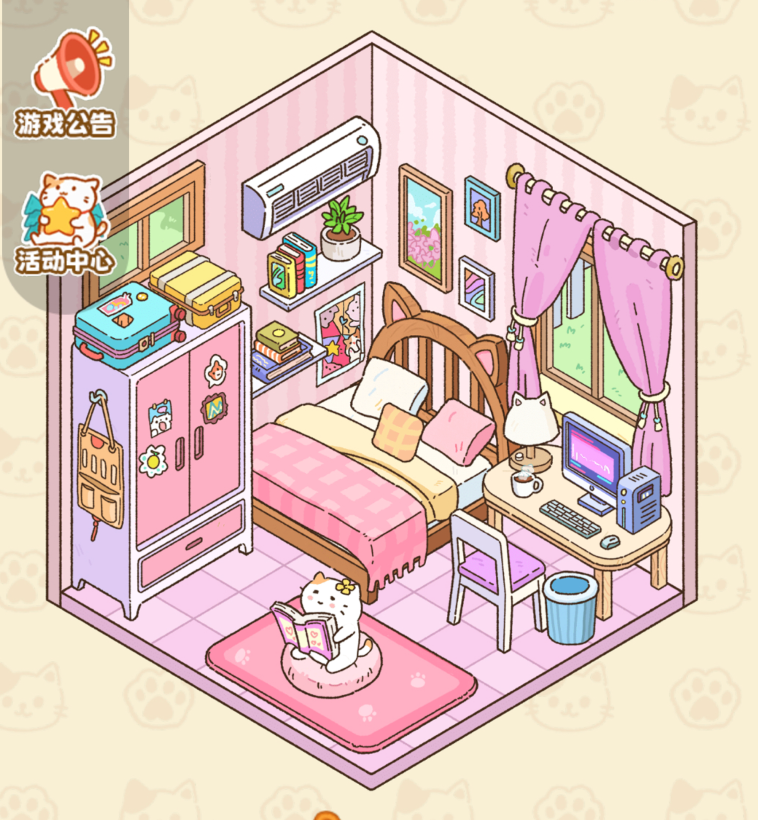
#> input picture scene_library/global_reference_library/scene_style_references/scene_style_75ebb0412b2e/media/scene_style_image_cf91b443e683.png, 758 x 820 px; its folder holds only this picture in this run
$ python -i codex_postprocess.py   (imports and definitions only)
#> lines starting #> are read from the running program, lines starting #| are printed output that depends on the picture
from __future__ import annotations

import hashlib
import math
import os
from collections import Counter
from dataclasses import dataclass
from pathlib import Path
from uuid import uuid4

import numpy as np
from PIL import Image
from skimage.measure import label, regionprops
from skimage.morphology import binary_dilation, remove_small_objects

CHROMA_KEY_CANDIDATES: tuple[tuple[int, int, int], ...] = (
    (0, 255, 0),
    (255, 0, 255),
    (0, 255, 255),
    (255, 0, 0),
)
CODEX_FINAL_OUTPUT_PADDING_PX = 64
CODEX_FINAL_FOREGROUND_ALPHA_THRESHOLD = 48
CODEX_FINAL_MIN_COMPONENT_AREA_PX = 16
CODEX_FINAL_COMPONENT_AREA_RATIO = 0.001
CODEX_FINAL_REMOVED_AREA_WARNING_RATIO = 0.01
CODEX_FINAL_REMOVED_COMPONENT_WARNING_COUNT = 10
CODEX_FINAL_RETAINED_COMPONENT_WARNING_COUNT = 8


@dataclass(frozen=True)
class SubjectAlphaCleanup:
    image: Image.Image
    raw_foreground_bbox: tuple[int, int, int, int] | None
    cleaned_foreground_bbox: tuple[int, int, int, int] | None
    retained_component_count: int
    retained_component_area: int
    removed_component_count: int
    removed_component_area: int
    warnings: tuple[str, ...]


# [94 lines left out: functions choose_chroma_key, finalize_codex_raw_output, promote_codex_final_candidate, _nearest_color_distance, _remove_chroma_key, not called in this run]


def _clean_subject_alpha(image: Image.Image) -> SubjectAlphaCleanup:
    alpha = np.array(image.getchannel("A"), dtype=np.uint8)
    seed_mask = alpha >= CODEX_FINAL_FOREGROUND_ALPHA_THRESHOLD
    raw_bbox = _mask_bbox(seed_mask)
    if raw_bbox is None:
        cleaned = image.copy()
        cleaned.putalpha(Image.new("L", image.size, 0))
        return SubjectAlphaCleanup(
            image=cleaned,
            raw_foreground_bbox=None,
            cleaned_foreground_bbox=None,
            retained_component_count=0,
            retained_component_area=0,
            removed_component_count=0,
            removed_component_area=0,
            warnings=(),
        )

    labeled = label(seed_mask, connectivity=2)
    components = regionprops(labeled)
    largest_area = max(int(component.area) for component in components)
    min_component_area = max(
        CODEX_FINAL_MIN_COMPONENT_AREA_PX,
        round(largest_area * CODEX_FINAL_COMPONENT_AREA_RATIO),
    )
    retained_labels = {
        component.label
        for component in components
        if int(component.area) >= min_component_area
    }
    retained_seed = remove_small_objects(seed_mask, min_size=min_component_area, connectivity=2)
    removed_components = [
        component
        for component in components
        if component.label not in retained_labels
    ]
    removed_area = sum(int(component.area) for component in removed_components)
    retained_area = sum(
        int(component.area)
        for component in components
        if component.label in retained_labels
    )
    if retained_area <= 0:
        subject_mask = np.zeros(alpha.shape, dtype=bool)
    else:
        # WHY: seed mask 用较高 alpha 排除背景噪点，但主体边缘的抗锯齿可能低于阈值。
        # 对保留组件膨胀 1px 后再和原始 alpha 相交，可以只带回贴近主体的透明边缘。
        subject_mask = (
            binary_dilation(retained_seed, footprint=np.ones((3, 3), dtype=bool))
            & (alpha > 0)
        )

    cleaned_alpha = np.where(subject_mask, alpha, 0).astype(np.uint8)
    cleaned = image.copy()
    cleaned.putalpha(Image.fromarray(cleaned_alpha))
    cleaned_bbox = _mask_bbox(subject_mask)
    warnings = _postprocess_warnings(
        removed_component_count=len(removed_components),
        removed_component_area=removed_area,
        retained_component_count=len(retained_labels),
        retained_component_area=retained_area,
    )
    return SubjectAlphaCleanup(
        image=cleaned,
        raw_foreground_bbox=raw_bbox,
        cleaned_foreground_bbox=cleaned_bbox,
        retained_component_count=len(retained_labels),
        retained_component_area=retained_area,
        removed_component_count=len(removed_components),
        removed_component_area=removed_area,
        warnings=warnings,
    )


# [31 lines left out: functions _mask_bbox, _postprocess_warnings, not called in this run]


def _bbox_list(bbox: tuple[int, int, int, int] | None) -> list[int]:
    return list(bbox) if bbox else []


# [77 lines left out: functions _padded_bbox, _crop_with_transparent_margin, _dominant_border_color, _despill, not called in this run]


def _color_distance(left: tuple[int, int, int], right: tuple[int, int, int]) -> float:
    return math.sqrt(sum((left[index] - right[index]) ** 2 for index in range(3)))


# [6 lines left out: function _sha256_file, not called in this run]

>>> import cv2
>>> picture = cv2.imread('../../scene_library/global_reference_library/scene_style_references/scene_style_75ebb0412b2e/media/scene_style_image_cf91b443e683.png', cv2.IMREAD_GRAYSCALE)
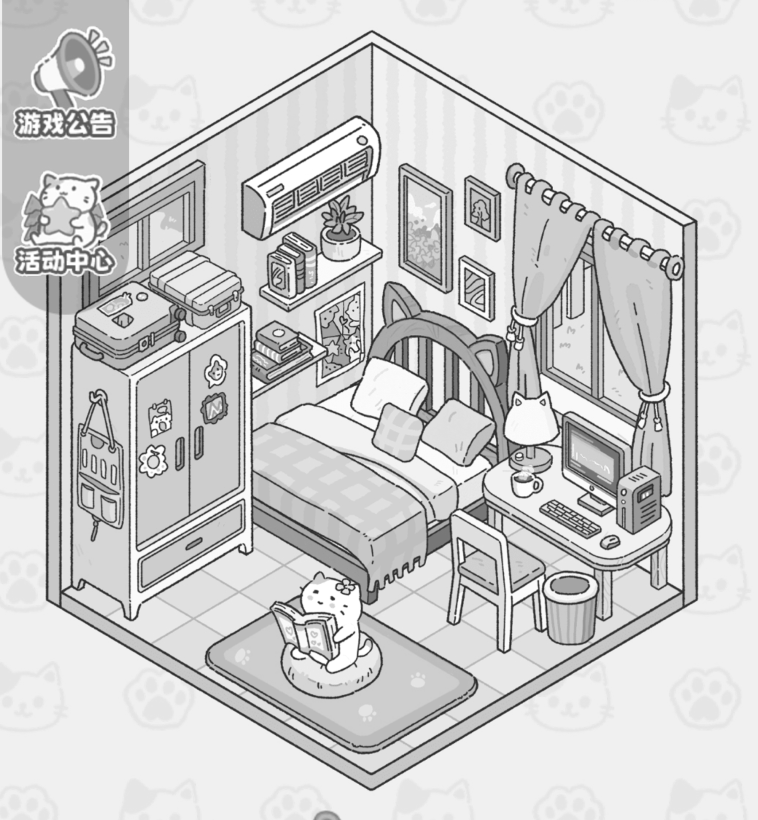
#> picture: shape (820, 758); min 34, max 255, mean 207.1
#> (the run stopped early here; a loop or call above may not have finished)
